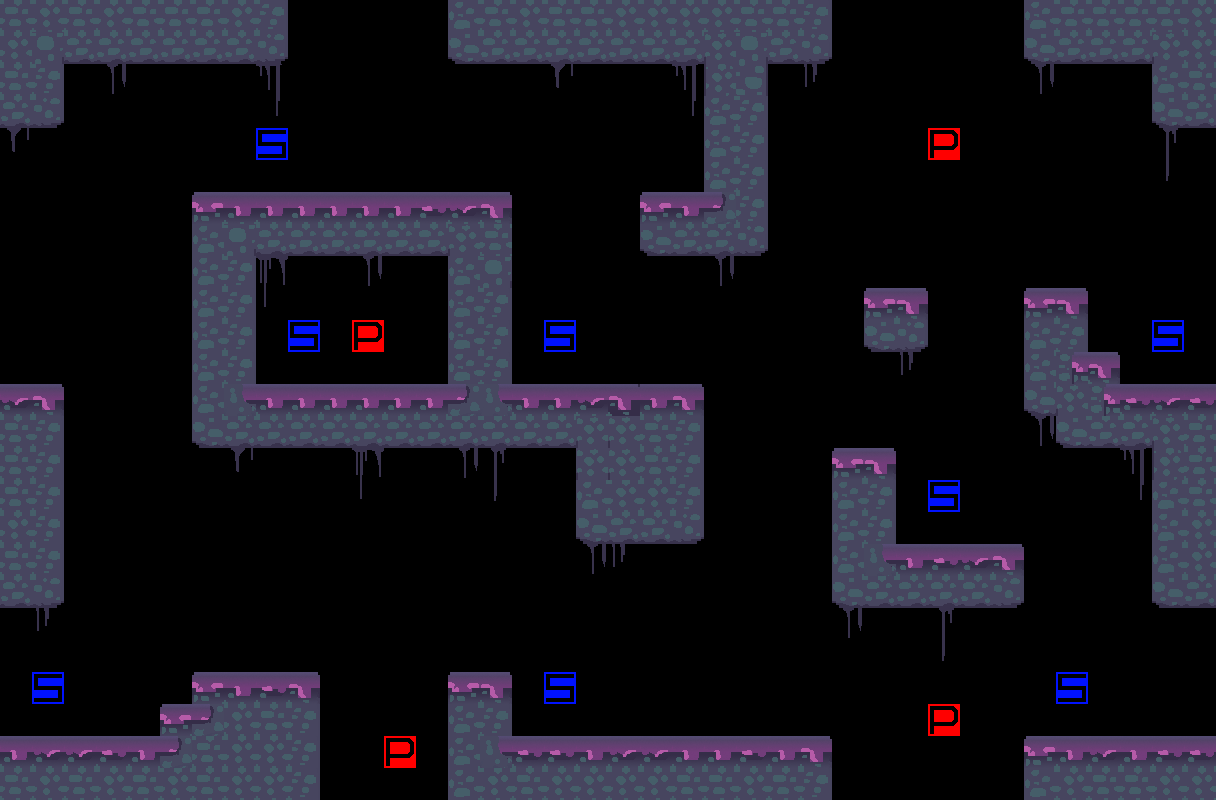

A level layout from a 2D game, rendered from its tile map. Below: a short description, then the map file with tile-grid data replaced by summaries:
An orthogonal 38x25 tile map with 32x32 px tiles, 5 tile layers (decoration_back, level, decoration_front, spawn, ...), 2 tilesets.

<map version="1.0" orientation="orthogonal" width="38" height="25" tilewidth="32" tileheight="32">
 <tileset firstgid="1" name="TileSet" tilewidth="32" tileheight="32">
  <image source="tiles.png" width="512" height="512" />
  <terraintypes>
   <terrain name="Purple" tile="-1" />
   <terrain name="Green" tile="-1" />
  </terraintypes>
  <tile id="64" terrain=",,,0" />
  <tile id="65" terrain=",,0,0" />
  <tile id="66" terrain=",,0," />
  <tile id="67" terrain=",,0,0" />
  <tile id="69" terrain=",,,1" />
  <tile id="70" terrain=",,1,1" />
  <tile id="71" terrain=",,1," />
  <tile id="73" terrain="0,1,0,1" />
  <tile id="80" terrain=",0,,0" />
  <tile id="81" terrain="0,0,0,0" />
  <tile id="82" terrain="0,,0," />
  <tile id="83" terrain="0,0,0,0" />
  <tile id="85" terrain=",1,,1" />
  <tile id="86" terrain="1,1,1,1" />
  <tile id="87" terrain="1,,1," />
  <tile id="88" terrain="1,1,1,1" />
  <tile id="96" terrain=",0,," />
  <tile id="97" terrain="0,0,," />
  <tile id="98" terrain="0,,," />
  <tile id="101" terrain=",1,," />
  <tile id="102" terrain="1,1,," />
  <tile id="103" terrain="1,,," />
  <tile id="115" terrain=",,0,0" />
  <tile id="131" terrain="0,0,0," />
  <tile id="132" terrain="0,0,,0" />
  <tile id="147" terrain="0,,0," />
  <tile id="148" terrain=",0,,0" />
  <tile id="150" terrain="1,,1,1" />
  <tile id="151" terrain=",1,1,1" />
  <tile id="163" terrain="0,,0,0" />
  <tile id="164" terrain=",0,0,0" />
  <tile id="166" terrain="1,1,1," />
  <tile id="167" terrain="1,1,,1" />
 </tileset>
 <tileset firstgid="257" name="control" tilewidth="32" tileheight="32">
  <image source="controls.png" width="256" height="256" />
 </tileset>
 <layer name="decoration_back" width="38" height="25">
  <data>[950 cells, 8 non-empty, 7 distinct tile ids]</data>
 </layer>
 <layer name="level" width="38" height="25">
  <data>[950 cells, 291 non-empty, 20 distinct tile ids]</data>
 </layer>
 <layer name="decoration_front" width="38" height="25">
  <data>[950 cells, 23 non-empty, 9 distinct tile ids]</data>
 </layer>
 <layer name="spawn" width="38" height="25">
  <data>[950 cells, 8 non-empty, 1 distinct tile ids]</data>
 </layer>
 <layer name="powerup" width="38" height="25">
  <data>[950 cells, 4 non-empty, 1 distinct tile ids]</data>
 </layer>
</map>